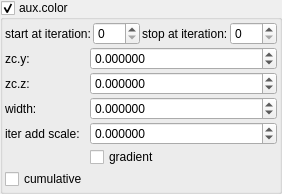
    <widget class="MyGroupBox" name="groupCheck_fold_color_aux_color_enabled">
     <property name="toolTip">
      <string/>
     </property>
     <property name="title">
      <string>aux.color&amp;</string>
     </property>
     <property name="checkable">
      <bool>true</bool>
     </property>
     <layout class="QVBoxLayout" name="verticalLayout_60">
      <property name="spacing">
       <number>2</number>
      </property>
      <property name="leftMargin">
       <number>2</number>
      </property>
      <property name="topMargin">
       <number>2</number>
      </property>
      <property name="rightMargin">
       <number>2</number>
      </property>
      <property name="bottomMargin">
       <number>2</number>
      </property>
      <item>
       <layout class="QGridLayout" name="gridLayout_33" columnstretch="0,0,0,0">
        <property name="spacing">
         <number>2</number>
        </property>
        <item row="0" column="3">
         <widget class="MySpinBox" name="spinboxInt_fold_color_stop_iterations_B">
          <property name="sizePolicy">
           <sizepolicy hsizetype="Minimum" vsizetype="Maximum">
            <horstretch>0</horstretch>
            <verstretch>0</verstretch>
           </sizepolicy>
          </property>
          <property name="maximum">
           <number>999</number>
          </property>
         </widget>
        </item>
        <item row="0" column="0">
         <widget class="QLabel" name="label_277">
          <property name="text">
           <string>start at iteration:</string>
          </property>
         </widget>
        </item>
        <item row="0" column="2">
         <widget class="QLabel" name="label_278">
          <property name="text">
           <string>stop at iteration:</string>
          </property>
         </widget>
        </item>
        <item row="0" column="1">
         <widget class="MySpinBox" name="spinboxInt_fold_color_start_iterations_B">
          <property name="sizePolicy">
           <sizepolicy hsizetype="Minimum" vsizetype="Maximum">
            <horstretch>0</horstretch>
            <verstretch>0</verstretch>
           </sizepolicy>
          </property>
          <property name="maximum">
           <number>999</number>
          </property>
         </widget>
        </item>
       </layout>
      </item>
      <item>
       <layout class="QGridLayout" name="gridLayout_24" columnstretch="0,1">
        <property name="spacing">
         <number>2</number>
        </property>
        <item row="1" column="1">
         <widget class="MyDoubleSpinBox" name="spinbox4_fold_color_difs_0000_z">
          <property name="sizePolicy">
           <sizepolicy hsizetype="Minimum" vsizetype="Maximum">
            <horstretch>0</horstretch>
            <verstretch>0</verstretch>
           </sizepolicy>
          </property>
          <property name="prefix">
           <string/>
          </property>
          <property name="suffix">
           <string/>
          </property>
          <property name="decimals">
           <number>6</number>
          </property>
          <property name="minimum">
           <double>-99.999899999999997</double>
          </property>
          <property name="maximum">
           <double>99.999899999999997</double>
          </property>
          <property name="singleStep">
           <double>0.100000000000000</double>
          </property>
         </widget>
        </item>
        <item row="2" column="1">
         <widget class="MyDoubleSpinBox" name="spinbox_fold_color_difs1">
          <property name="enabled">
           <bool>true</bool>
          </property>
          <property name="sizePolicy">
           <sizepolicy hsizetype="Minimum" vsizetype="Maximum">
            <horstretch>0</horstretch>
            <verstretch>0</verstretch>
           </sizepolicy>
          </property>
          <property name="prefix">
           <string/>
          </property>
          <property name="suffix">
           <string/>
          </property>
          <property name="decimals">
           <number>6</number>
          </property>
          <property name="minimum">
           <double>-99.999899999999997</double>
          </property>
          <property name="maximum">
           <double>99.999899999999997</double>
          </property>
          <property name="singleStep">
           <double>0.100000000000000</double>
          </property>
         </widget>
        </item>
        <item row="2" column="0">
         <widget class="QLabel" name="label_187">
          <property name="text">
           <string>width:</string>
          </property>
         </widget>
        </item>
        <item row="5" column="0">
         <widget class="MyCheckBox" name="checkBox_fold_color_aux_color_enabled_false">
          <property name="enabled">
           <bool>true</bool>
          </property>
          <property name="font">
           <font>
            <weight>50</weight>
            <bold>false</bold>
           </font>
          </property>
          <property name="text">
           <string>cumulative</string>
          </property>
         </widget>
        </item>
        <item row="0" column="0">
         <widget class="QLabel" name="label_186">
          <property name="text">
           <string>zc.y:</string>
          </property>
         </widget>
        </item>
        <item row="1" column="0">
         <widget class="QLabel" name="label_185">
          <property name="text">
           <string>zc.z:</string>
          </property>
         </widget>
        </item>
        <item row="4" column="1">
         <widget class="MyCheckBox" name="checkBox_transf_function_enabledG_false">
          <property name="text">
           <string>gradient</string>
          </property>
         </widget>
        </item>
        <item row="0" column="1">
         <widget class="MyDoubleSpinBox" name="spinbox4_fold_color_difs_0000_w">
          <property name="sizePolicy">
           <sizepolicy hsizetype="Minimum" vsizetype="Maximum">
            <horstretch>0</horstretch>
            <verstretch>0</verstretch>
           </sizepolicy>
          </property>
          <property name="prefix">
           <string/>
          </property>
          <property name="suffix">
           <string/>
          </property>
          <property name="decimals">
           <number>6</number>
          </property>
          <property name="minimum">
           <double>-99.999899999999997</double>
          </property>
          <property name="maximum">
           <double>99.999899999999997</double>
          </property>
          <property name="singleStep">
           <double>0.100000000000000</double>
          </property>
         </widget>
        </item>
        <item row="3" column="1">
         <widget class="MyDoubleSpinBox" name="spinbox_fold_color_difs0">
          <property name="enabled">
           <bool>true</bool>
          </property>
          <property name="sizePolicy">
           <sizepolicy hsizetype="Minimum" vsizetype="Maximum">
            <horstretch>0</horstretch>
            <verstretch>0</verstretch>
           </sizepolicy>
          </property>
          <property name="prefix">
           <string/>
          </property>
          <property name="suffix">
           <string/>
          </property>
          <property name="decimals">
           <number>6</number>
          </property>
          <property name="minimum">
           <double>-99.999899999999997</double>
          </property>
          <property name="maximum">
           <double>99.999899999999997</double>
          </property>
          <property name="singleStep">
           <double>0.100000000000000</double>
          </property>
         </widget>
        </item>
        <item row="3" column="0">
         <widget class="QLabel" name="label_192">
          <property name="text">
           <string>iter add scale:</string>
          </property>
         </widget>
        </item>
       </layout>
      </item>
     </layout>
    </widget>
